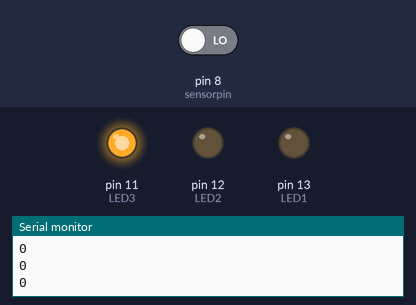
Simulated run of this sketch. Board: Arduino Uno, built with avr-gcc and run on an emulated ATmega328P. Shown: output pins drawn as LEDs (lit = HIGH), the last lines printed to the serial monitor. Dashed ring = blinking. The inputs (shaded band) are chosen by the test bench; at power-on: pin 8 (sensorpin) LOW.

Above: at 1.2 s.
1.3 s: pin 8 (sensorpin) driven HIGH
At 1.8 s:
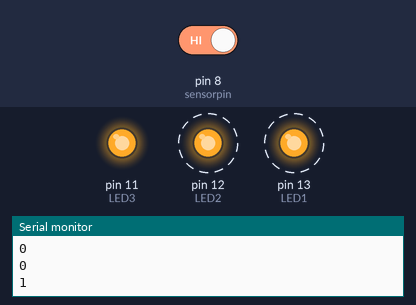
At 3.2 s:
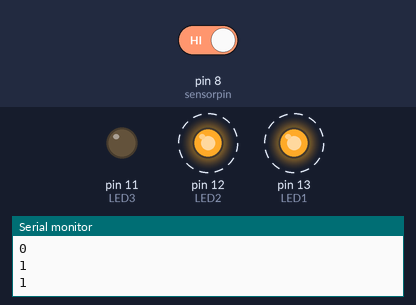
4.3 s: pin 8 (sensorpin) driven LOW
At 5.5 s:
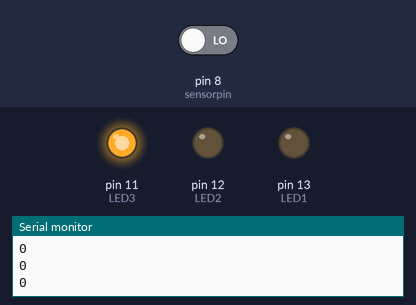
Timing chart, 0 to 7.3 s (numbered marks = the images above; inputs shaded):
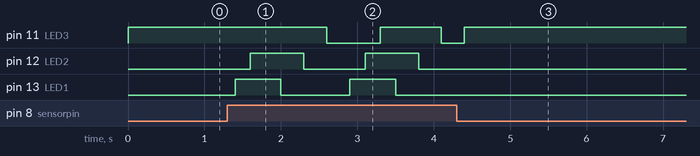

Measured:
- after the input at 1.3 s, pin 11 (LED3): HIGH → LOW after 1.3 s, → HIGH 0.70 s later, → LOW 0.80 s later; pin 12 (LED2): alternates HIGH for 0.70 s and LOW for 0.80 s, starting after 0.30 s; pin 13 (LED1): alternates HIGH for 0.60 s and LOW for 0.90 s, starting after 0.10 s
- after the input at 4.3 s, pin 12 (LED2), pin 13 (LED1): stops changing and stays LOW

The sketch:

traffic_light.ino
```cpp
/* A simple program to sequentially turn on and turn off 3 LEDs */

int LED1 = 13;
int LED2 = 12;
int LED3 = 11;
int sensorpin = 8;

void setup() {
   pinMode(LED1, OUTPUT);
   pinMode(LED2, OUTPUT);
   pinMode(LED3, OUTPUT);
   pinMode(sensorpin, INPUT);
   Serial.begin(9600);
}


void loop() {
  int value = digitalRead(sensorpin);
  Serial.println(value);
  if(value == 1)
  {
  digitalWrite(LED1, HIGH);    // turn on LED1
  delay(200);                  // wait for 200ms
  digitalWrite(LED2, HIGH);    // turn on LED2
  delay(200);                  // wait for 200ms
  digitalWrite(LED3, HIGH);    // turn on LED3
  delay(200);                  // wait for 200ms
  digitalWrite(LED1, LOW);     // turn off LED1
  delay(300);                  // wait for 300ms
  digitalWrite(LED2, LOW);     // turn off LED2
  delay(300);                  // wait for 300ms
  digitalWrite(LED3, LOW);     // turn off LED3
  delay(300);                  // wait for 300ms before running program all over again
}
else
{
  digitalWrite(LED3, HIGH);    // turn on LED1
  delay(200);
}

}
```
